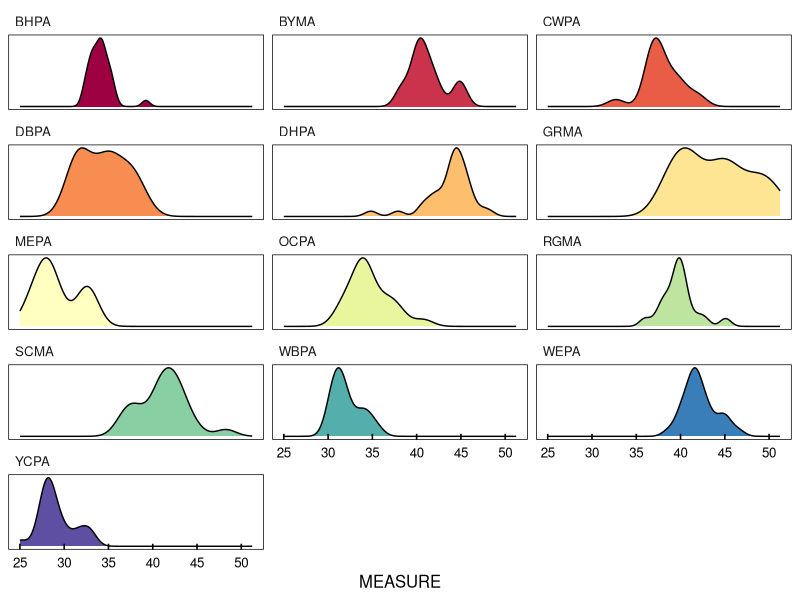
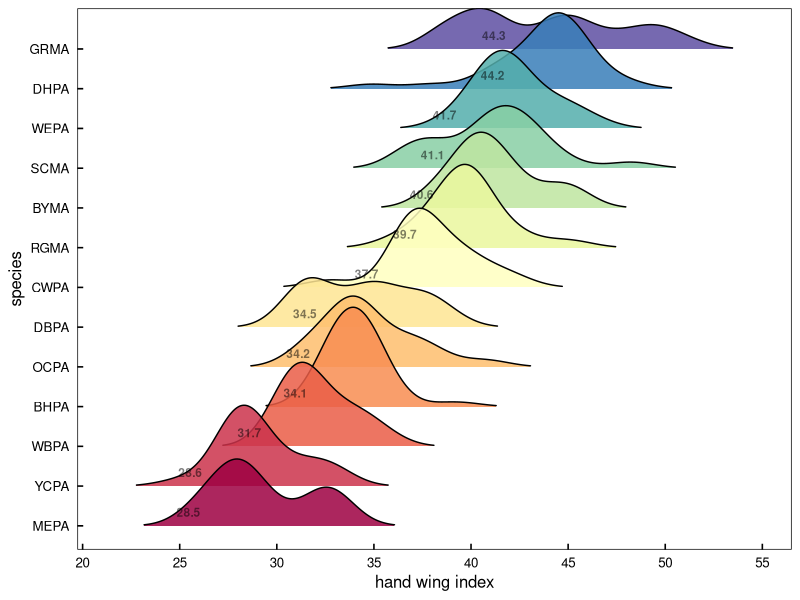
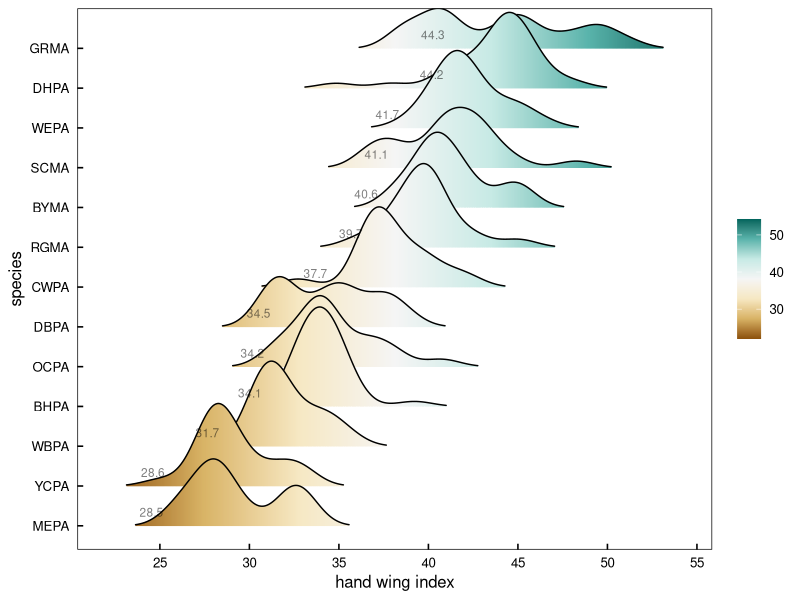
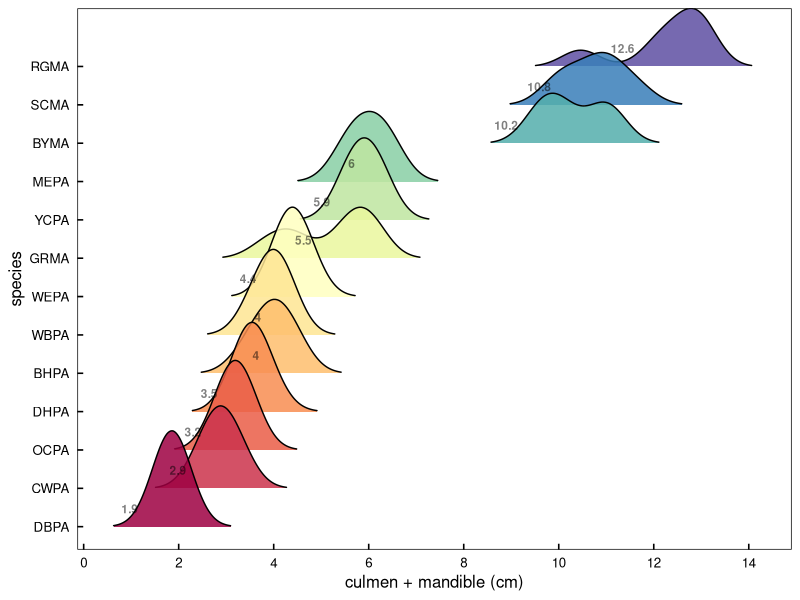
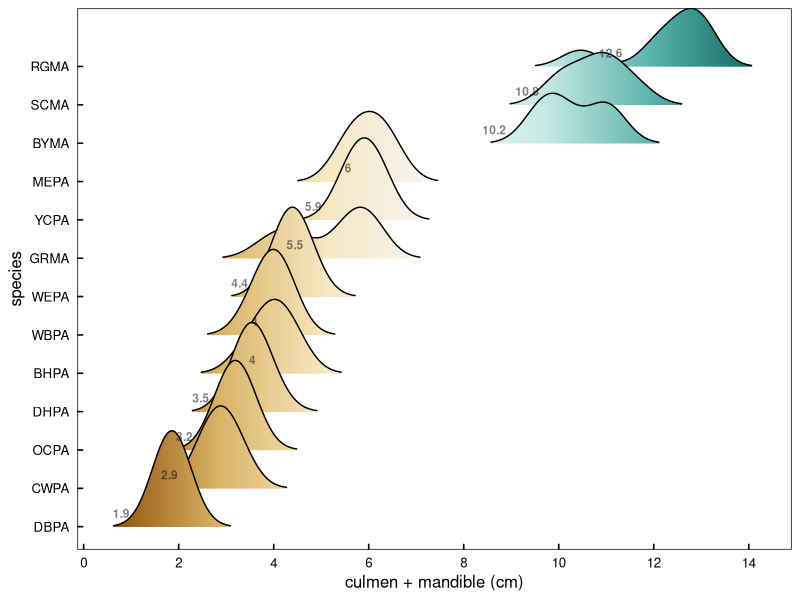
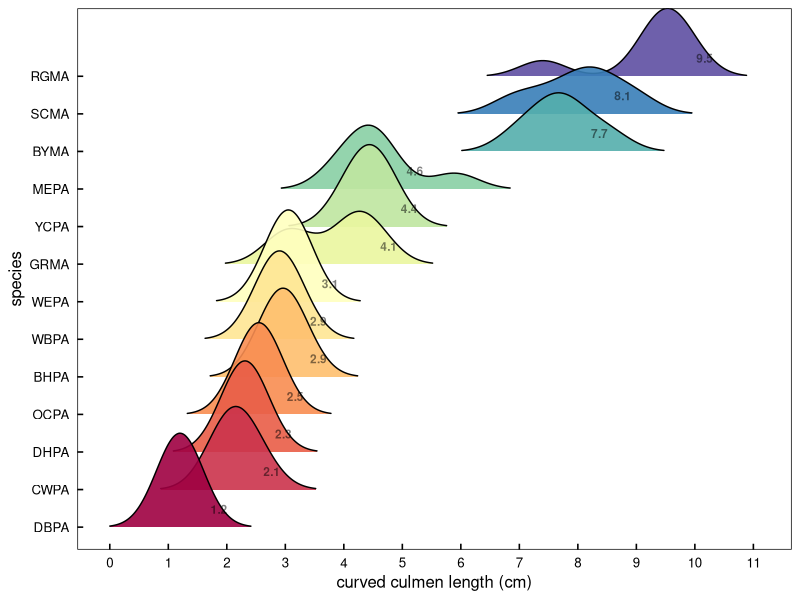

R code for these plots, in order:
#### this script is exploring the morphometric data 
#### from parrots, macaws, and parakeets measured in museums
#### interested in factors contributing to social roles and hierarchies


library(ggplot2)      # plotting and viz
library(plyr)         # legacy df manipulation
library(dplyr)        # variable grouping and manipulation
library(reshape)      # legacy df manipulation
library(data.table)   # legacy functions on df 
library(tidyr)        # gathering and spreading
library(zoo)          # roll mean
library(ggthemes)     # helpful ggplot themes
library(forcats)
library(scales)
library(RColorBrewer) # pretty colors
library(ggridges)
library(colorspace)


# my custom ggplot theme
# I loathe the default thick grey lines
themeKV <- theme_few()+
  theme(strip.background = element_blank(),
        axis.line = element_blank(),
        axis.text.x = element_text(colour = "black", margin = margin(0.2, unit = "cm")),
        axis.text.y = element_text(colour = "black", margin = margin(c(1, 0.2), unit = "cm")),
        axis.ticks.x = element_line(colour = "black"), axis.ticks.y = element_line(colour = "black"),
        axis.ticks.length=unit(-0.15, "cm"),element_line(colour = "black", linewidth=.5),
        panel.border = element_rect(colour = "black", fill=NA, linewidth=.5),
        legend.title=element_blank(),
        strip.text=element_text(hjust=0))


#### read in morphometric data
# setwd("/Users/kylevanhoutan/colpa_flock/")
morphs <- read.csv('data/museo_morphs.csv')

#### subset full data set for just wing data 
# focusing here on dispersal ability, so pulling "wing_Hwi" 
# wing_Hwi = hand wing index from Claramunt & Wright 2017, https://doi.org/10.1201/9781315120454
morph_HWi <- subset(morphs, MORPH == "wing_Hwi")
morph_HWi <- morph_HWi[!(morph_HWi$CODE == ""), ]  # remove blank entries in species CODE, for congeners that haven't been rescaled and assigned a CODE

# make a density plot, facet by species CODE
colourCount = length(unique(morph_HWi$CODE)) # but first expand the 11 brewer palette categories
getPalette = colorRampPalette(brewer.pal(11, "Spectral")) # interpolate colors to fit the 13 parrot species

# then make the plot and call in the expanded Brewer pal
ggplot(morph_HWi, aes(x = MEASURE, fill = CODE)) + 
  themeKV + theme(legend.position = "none") +
  scale_fill_manual(values = getPalette(colourCount)) +
  #  scale_fill_brewer(palette = "Spectral") +
  theme(axis.text.y = element_blank(),
        axis.title.y = element_blank(),
        axis.ticks.y = element_blank()) +
    geom_density() +
  facet_wrap(~CODE, ncol=3, scales = "free_y") +
  scale_x_continuous(breaks = seq(20, 50, by = 5))

# same data, but using ridgeline plot w/o faceting
# again use above expanded Brewer palette
ggplot(morph_HWi, aes(x = MEASURE, y = fct_reorder(CODE,MEASURE), fill = fct_reorder(CODE,MEASURE))) + 
# both y and fill are reordered by CODE's median value of MEASURE 
  themeKV + theme(legend.position = "none") +
  scale_fill_manual(values = getPalette(colourCount)) +
  geom_density_ridges(scale = 2.5, alpha = 0.85, size = 0.25, rel_min_height = 0.01, bandwidth = 1.2) +
  stat_summary(geom = "text", fontface = "bold", alpha = 0.5, size = 3, vjust = -1, hjust = 3,
               fun = "median", aes(label = round(after_stat(x), 1))) +
  scale_x_continuous(breaks = seq(20, 60, by = 5)) + 
  xlab("hand wing index") + ylab("species")


# same data, but ridgeline plot continuous x axis fill 
ggplot(morph_HWi, aes(x = MEASURE, y = fct_reorder(CODE,MEASURE), fill = after_stat(x))) + 
  # just y is reordered by CODE's median value of MEASURE 
  themeKV + # theme(legend.position = "none") +
#  scale_fill_manual(values = getPalette(colourCount)) +
#  scale_fill_brewer(palette = "Spectral") +
  scale_fill_distiller(#type = "div",
                       palette = "BrBG",
                       direction = 1) +
  geom_density_ridges_gradient(scale = 2.5, alpha = 0.85, size = 0.25, rel_min_height = 0.01, bandwidth = 1) +
  stat_summary(geom = "text", alpha = 0.5, size = 3, vjust = -1, hjust = 3.5,
               fun = "median", aes(label = round(after_stat(x), 1))) +
  scale_x_continuous(breaks = seq(25, 55, by = 5)) + 
  xlab("hand wing index") + ylab("species")





#### subset full data set for beak data
# focusing here on beak as a weapon, so want size
# pulling "culm_mand_SL" 
# culm_mand_SL = cumulative straight length of culmen and mandible in cm
morph_CMs <- subset(morphs, MORPH == "culm_mand_SL")
morph_CMs <- morph_CMs[!(morph_CMs$CODE == ""), ]  # remove blank entries in species CODE, for congeners that haven't been rescaled and assigned a CODE


colourCount = length(unique(morph_CMs$CODE))
getPalette = colorRampPalette(brewer.pal(11, "Spectral"))

# make ridgeline/joy plot of beak size
ggplot(morph_CMs, aes(x = MEASURE, y = fct_reorder(CODE,MEASURE), fill = fct_reorder(CODE,MEASURE))) + 
  # both y and fill are reordered by CODE's median value of MEASURE 
  themeKV + theme(legend.position = "none") +
  scale_fill_manual(values = getPalette(colourCount)) +
  geom_density_ridges(scale = 2.5, alpha = 0.85, size = 0.25, rel_min_height = 0.01, bandwidth = 0.4) +
  stat_summary(geom = "text", fontface = "bold", alpha = 0.5, size = 3, vjust = -1.5, hjust = 3,
               fun = "median", aes(label = round(after_stat(x), 1))) +
  scale_x_continuous(breaks = seq(0, 16, by = 2)) + 
  xlab("culmen + mandible (cm)") + ylab("species")


# same data, but ridgeline plot continuous x axis fill 
ggplot(morph_CMs, aes(x = MEASURE, y = fct_reorder(CODE,MEASURE), fill = after_stat(x))) + 
  # just y is reordered by CODE's median value of MEASURE 
  themeKV + theme(legend.position = "none") +
  #  scale_fill_manual(values = getPalette(colourCount)) +
  #  scale_fill_brewer(palette = "Spectral") +
  scale_fill_distiller(type = "div",
                       palette = "BrBG",
                       direction = 1) +
  geom_density_ridges_gradient(scale = 2.5, alpha = 0.85, size = 0.25, rel_min_height = 0.01, bandwidth = 0.4) +
  stat_summary(geom = "text", fontface = "bold", alpha = 0.5, size = 3, vjust = -1, hjust = 3.5,
               fun = "median", aes(label = round(after_stat(x), 1))) +
  scale_x_continuous(breaks = seq(0, 16, by = 2)) + 
  xlab("culmen + mandible (cm)") + ylab("species")









#### subset full data set for beak data
# focusing here on beak as a weapon, so want size
# pulling "culmen_CL" 
# culmen_CL = curved culmen length in cm
morph_CCL <- subset(morphs, MORPH == "culmen_CL")
morph_CCL <- morph_CCL[!(morph_CCL$CODE == ""), ]  # remove blank entries in species CODE, for congeners that haven't been rescaled and assigned a CODE

colourCount = length(unique(morph_CCL$CODE))
getPalette = colorRampPalette(brewer.pal(11, "Spectral"))

# make ridgeline/joy plot of beak size
ggplot(morph_CCL, aes(x = MEASURE, y = fct_reorder(CODE,MEASURE), fill = fct_reorder(CODE,MEASURE))) + 
  # both y and fill are reordered by CODE's median value of MEASURE 
  themeKV + theme(legend.position = "none") +
  scale_fill_manual(values = getPalette(colourCount)) +
  geom_density_ridges(scale = 2.5, alpha = 0.9, size = 0.25, rel_min_height = 0.01, bandwidth = 0.4) +
  scale_x_continuous(breaks = seq(0, 12, by = 1)) + 
  stat_summary(geom = "text", fontface = "bold", alpha = 0.5, size = 3, vjust = -1.5, hjust = -1.8,
               fun = "median", aes(label = round(after_stat(x), 1))) +
  xlab("curved culmen length (cm)") + ylab("species")
